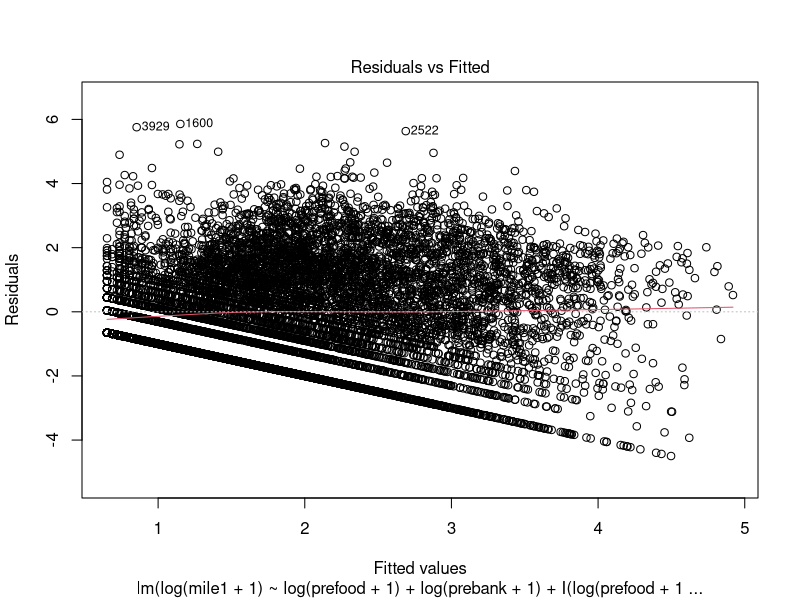
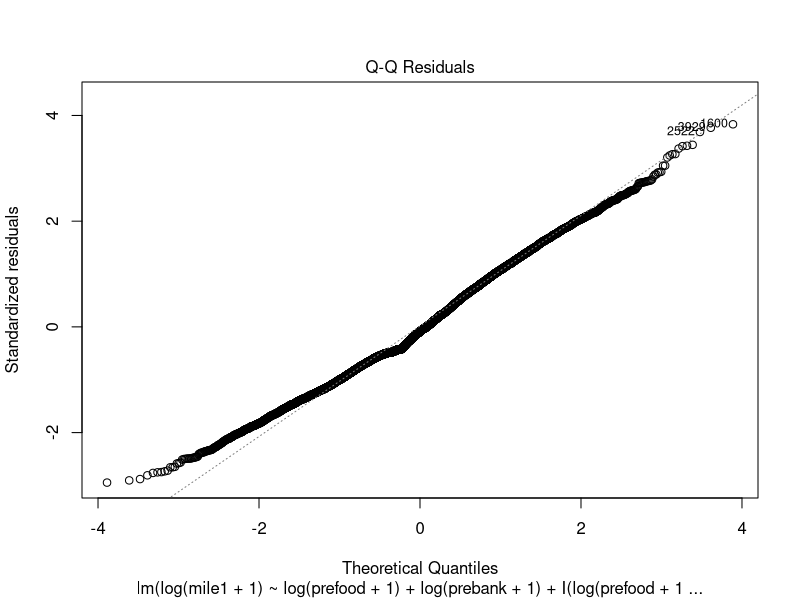
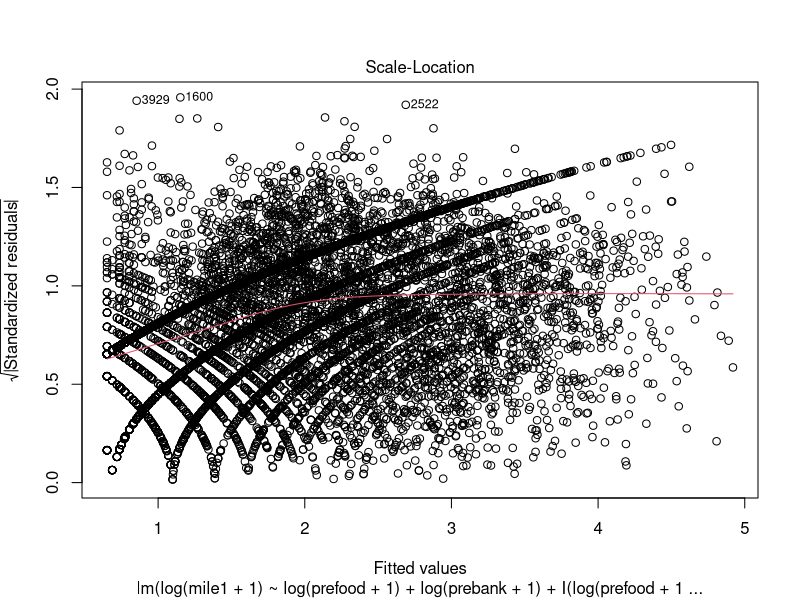
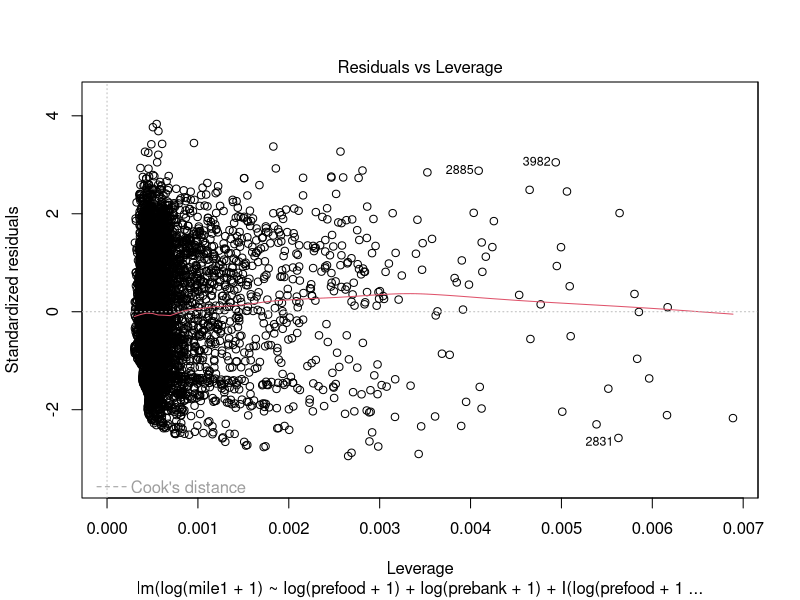
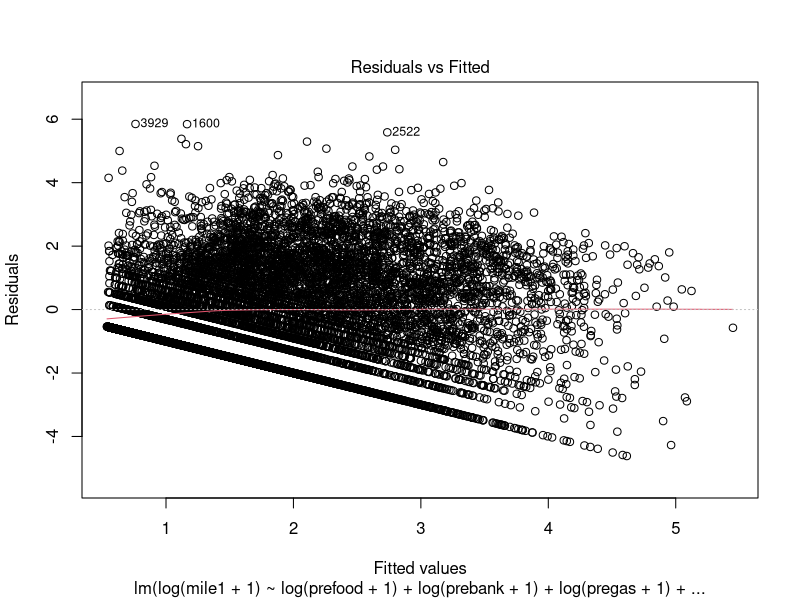
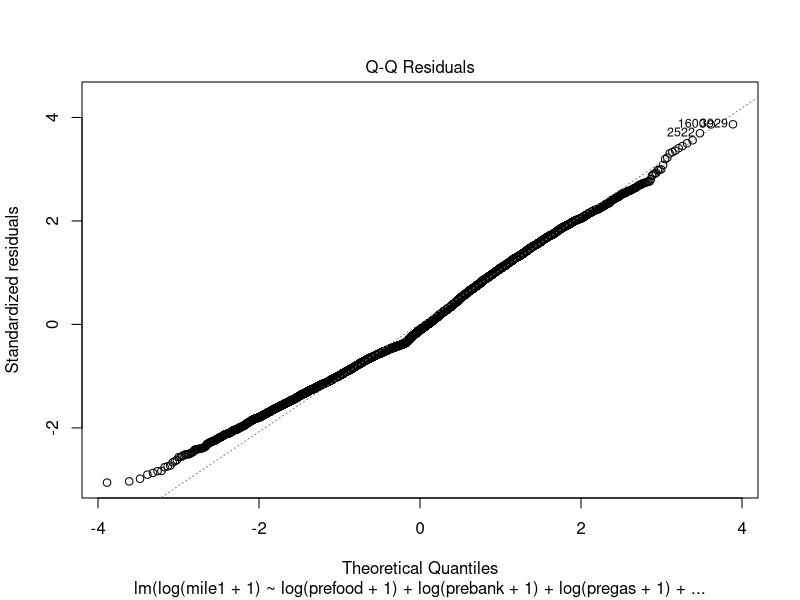
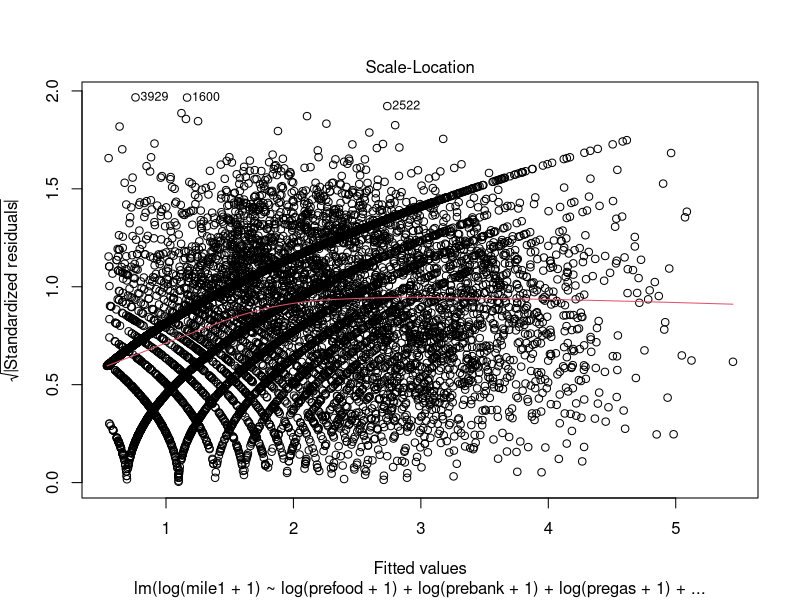
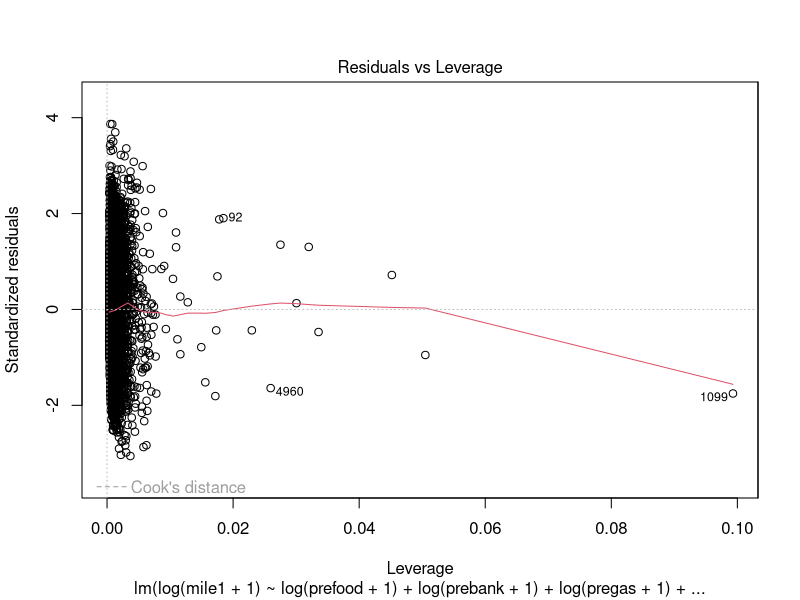

The R source for these figures, in order:
library(car);
library(sqldf);
set.seed(10086);

purchase=read.csv("party.csv")
head(purchase,20)

purchase=sqldf("SELECT * FROM purchase WHERE basemile < 25000");
attach(purchase)


purchase$postTotal = mile1 + mile2 + mile3 + mile4;
purchase$totalRatio = (purchase$postTotal)/(basemile);
purchase$training = as.integer(runif(nrow(purchase))*5);

purchaseTraining = sqldf("SELECT * FROM purchase WHERE training < 4");
purchaseValidation = sqldf("SELECT * FROM purchase WHERE training = 4");
im1base=lm(log(mile1+1)~1,purchaseTraining)
im1=step(im1base, scope=~particpate+log(prefood+1)+I(log(prefood+1)^2)+particpate:log(prefood+1)+
log(prebank+1)+I(log(prebank+1)^2)+particpate:log(prebank+1), test="F", data=purchaseTraining)
summary(im1)
plot(im1)

im11=step(im1base, scope=~particpate+log(prefood+1)+I(log(prefood+1)^2)+particpate:log(prefood+1)+
log(prebank+1)+I(log(prebank+1)^2)+particpate:log(prebank+1)+
log(pregas+1)+I(log(pregas+1)^2)+particpate:log(pregas+1)+
log(preretail+1)+I(log(preretail+1)^2)+particpate:log(preretail+1)+
log(preother+1)+I(log(preother+1)^2)+particpate:log(preother+1)+
Rfreq+log(Rfreq+1)+1/Rfreq
, test="F", data=purchaseTraining)
summary(im11)
plot(im11)

im2=step(im1base, scope=~particpate+log(basemile+1)+particpate*log(basemile+1)
+particpate*basemile+log(basemile+1)*basemile+particpate*log(basemile+1)*basemile, test="F", data=purchaseTraining)
summary(im2)
plot(im2)

yhat=predict(im1, purchaseValidation);
mean((log(purchaseValidation$mile1+1)-yhat)^2);

yhat=predict(im11, purchaseValidation);
mean((log(purchaseValidation$mile1+1)-yhat)^2);
# vif(im11);

yhat=predict(im2, purchaseValidation);
mean((log(purchaseValidation$mile1+1)-yhat)^2);


summary(glm(particpate~log(1+prefood)+log(1+pregas)+log(1+prebank)+log(1+preother)+log(1++preretail)))
